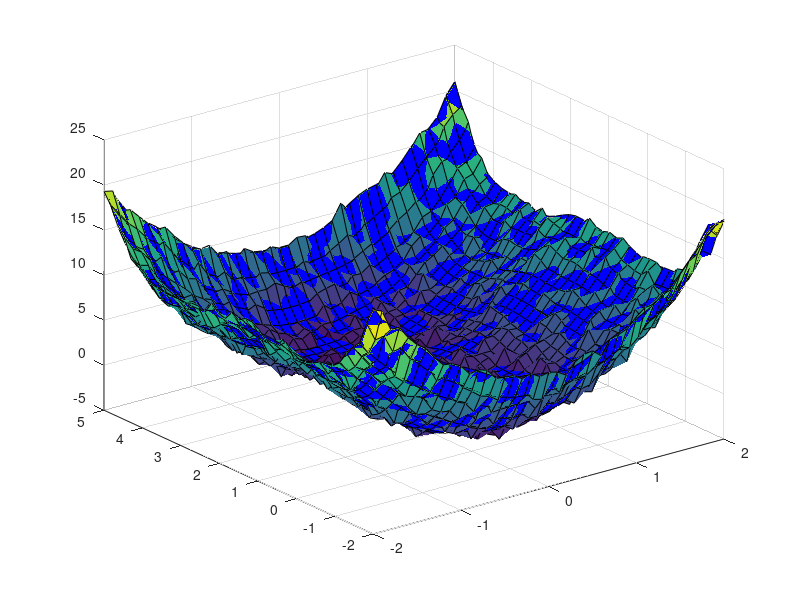
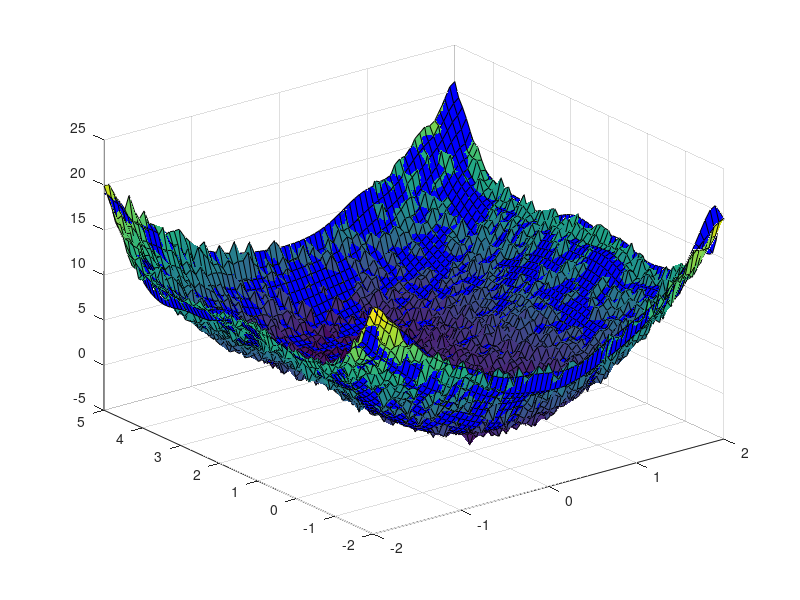

MATLAB code for these plots, in order:
load('proj_fit_02.mat');
Y=id.Y;
x1=id.X{1,1};
x2=id.X{2,1};
N=id.dims(1,1);
N = length(x1)
m=20;
k=1;
phi=ones(N^2,1);
for i=1:N
    for j=1:N
        k2=2;
        p1=1;
        m1=m;
        c=2;
        for k1=1:m
         phi(k,k2:k2+1)=[x1(i)^k1 x2(j)^k1];
         k2=k2+2;
         for p2=1:(m1-1)
             phi(k,m*2+c)=x1(i)^p1*x2(j)^p2;
             c=c+1;
         end
         p1=p1+1;
         m1=m1-1;
        end
        k=k+1;
    end
end
Y1=reshape(Y,N*N,1);
theta=phi\Y1;
y=phi*theta;
y1=reshape(y,N,N);
figure(1)
surf(x1,x2,Y);hold on;
hSurface=surf(x1,x2,y1);
set(hSurface,'FaceColor',[0 0 1],'FaceAlpha',1);
MSE=0;
for i=1:N*N
    MSE=((y(i)-Y1(i))^2)+MSE;
end
MSE=MSE/N/N;
Yval=val.Y;
x1val=val.X{1,1};
x2val=val.X{2,1};
Nval=val.dims(1,1);
Nval = length(x2val)
k=1;
phival=ones(Nval^2,1);
for i=1:Nval
    for j=1:Nval
        k2=2;
        p1=1;
        m1=m;
        c=2;
        for k1=1:m
         phival(k,k2:k2+1)=[x1val(i)^k1 x2val(j)^k1];
         k2=k2+2;
         for p2=1:(m1-1)
             phival(k,m*2+c)=x1val(i)^p1*x2val(j)^p2;
             c=c+1;
         end
         p1=p1+1;
         m1=m1-1;
        end
        k=k+1;
    end
end
Y1val=reshape(Yval,Nval*Nval,1);
yval=phival*theta;
y1val=reshape(yval,Nval,Nval);
figure(2);
surf(x1val,x2val,Yval);hold on;
hSurface=surf(x1val,x2val,y1val);
set(hSurface,'FaceColor',[0 0 1],'FaceAlpha',1);
MSEval=0;
for i=1:Nval
    MSEval=((Y1val(i)-yval(i))^2)+MSEval;
end
MSEval=MSEval/Nval;
